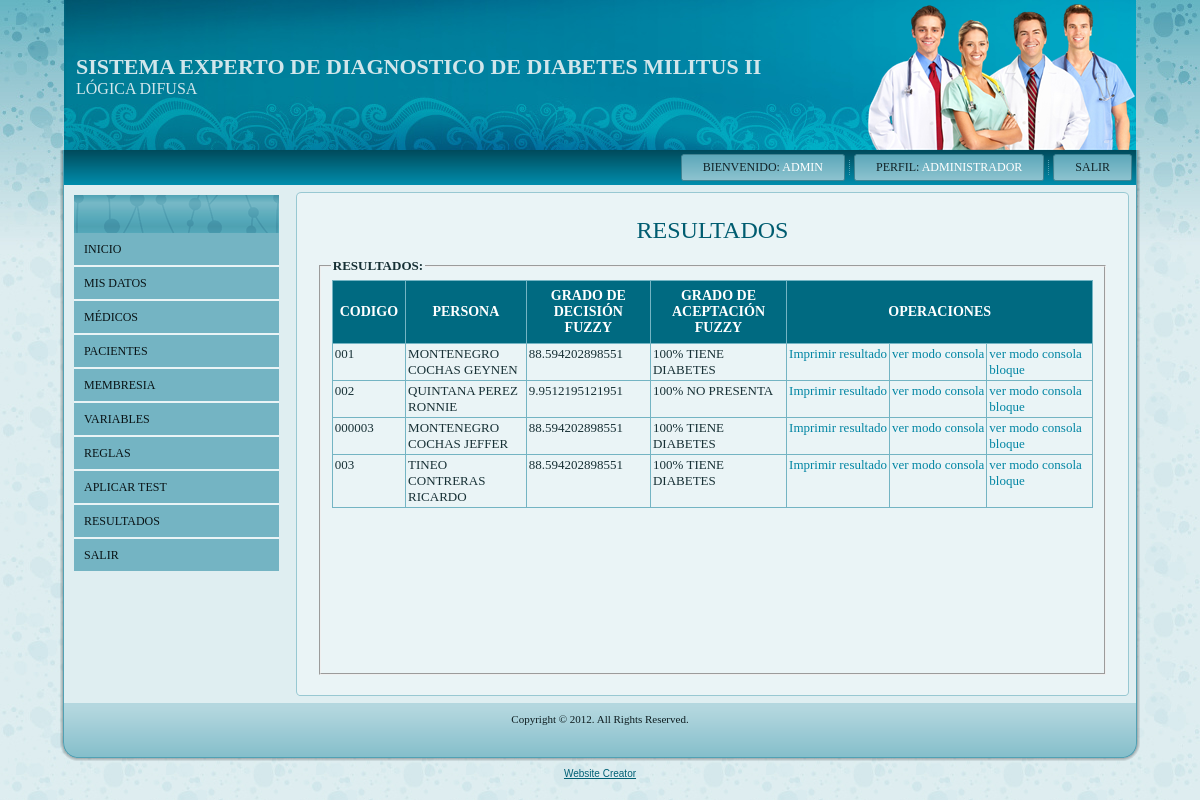
The page /presentacion/resultadofinal.php (signed in) on the database as committed earlier.
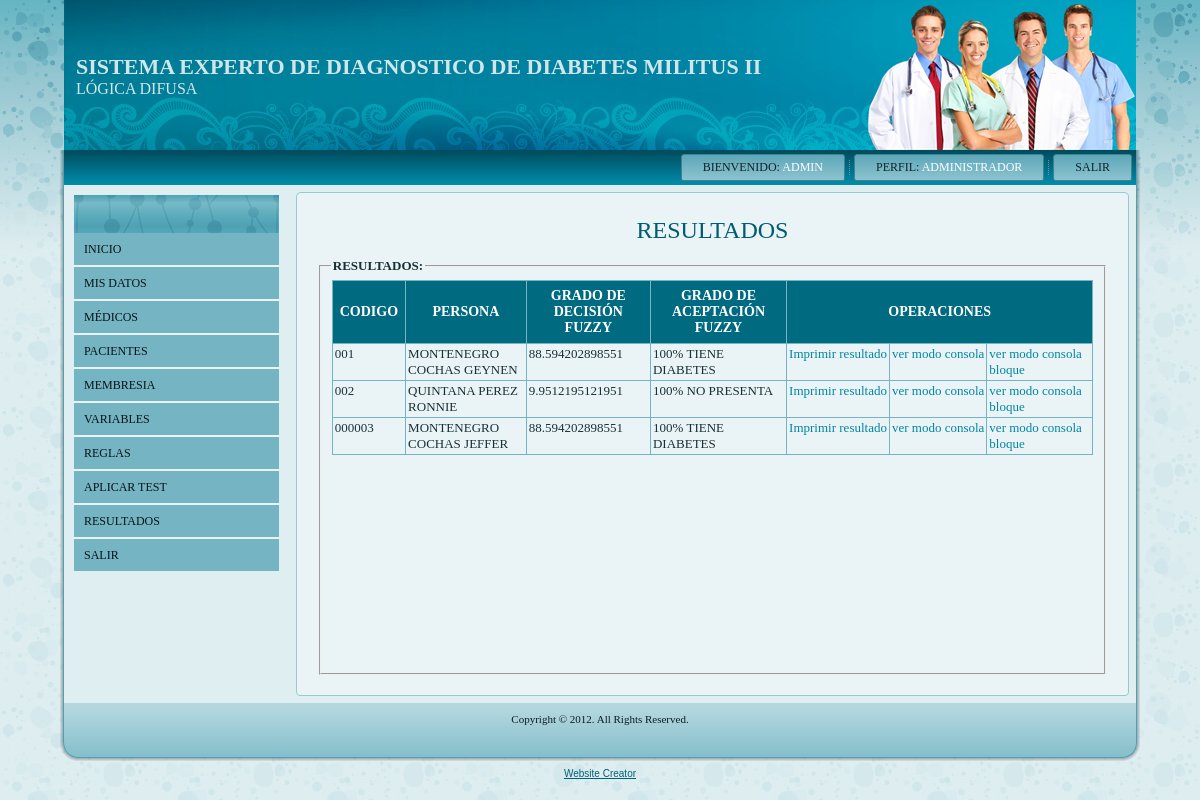
The same page on the database as committed later.
### tables this page shows
CREATE TABLE IF NOT EXISTS `persona` (
  `idpersona` int(11) NOT NULL AUTO_INCREMENT,
  `tipo` char(1) NOT NULL DEFAULT 'P' COMMENT 'P->Paciente, M->Medico (incluye al administrador)',
  `codigo` varchar(10) NOT NULL,
  `apellidopaterno` varchar(25) NOT NULL,
  `apellidomaterno` varchar(25) NOT NULL,
  `nombres` varchar(25) NOT NULL,
  `fechanacimiento` date NOT NULL,
  `lugarnacimiento` varchar(25) NOT NULL,
  `sexo` char(1) NOT NULL,
  `nrodoc` varchar(8) NOT NULL,
  `direccion` varchar(50) NOT NULL,
  `estadocivil` char(1) NOT NULL COMMENT 'S->Soltero,C->Casado,D->Divorsiado,V-Viudo',
  `telefonofijo` varchar(10) NOT NULL,
  `celular` varchar(10) NOT NULL,
  `email` varchar(50) NOT NULL,
  `estado` char(1) NOT NULL,
  `foto` varchar(255) NOT NULL,
  PRIMARY KEY (`idpersona`)
);

CREATE TABLE IF NOT EXISTS `membresia` (
  `idmembresia` int(11) NOT NULL AUTO_INCREMENT,
  `descripcion` varchar(50) NOT NULL,
  `comentario` varchar(200) NOT NULL,
  `idtipocriterio` int(11) NOT NULL,
  `tipo` char(1) NOT NULL DEFAULT 'I' COMMENT 'I->entrada, O->Salida',
  `tipocontrol` char(1) NOT NULL COMMENT 'O->Opcion, V->valor',
  `estado` char(1) NOT NULL DEFAULT 'N',
  PRIMARY KEY (`idmembresia`)
);

### negocio/cls_respuesta.php (called while the page is built, shortened)
<?php
class clsRespuesta
{
function resultadofinal()
 {
   $sql = "select distinct P.idpersona, codigo, CONCAT(apellidopaterno,' ',apellidomaterno,' ',nombres) as persona from respuestas R inner join persona P on P.idpersona=R.idpersona";
   global $cnx;
   return $cnx->query($sql);
 }
}
?>

### fuzzy/fuzzy-logic-class.php (called while the page is built, shortened)
<?php
class Member {
	protected
		$FName,
		$FMiddle,
		$FA,
		$FB,
		$FType;
	public function __construct($Name=NULL,$start=NULL,$medium=NULL,$stop=NULL,$type=NULL){
		if($Name == NULL) return;
		$this->FName 	= $Name;
		$this->FMiddle 	= $medium;
		$this->FA 		= $start;
		$this->FB 		= $stop;
		$this->FType  	= $type;
	}
	public function Fuzzification($P=0.0) {
    if (($P<$this->FA) OR ($P>$this->FB)) return 0;
	if ($P==$this->FMiddle) return 1;
	 if ($this->FType==LINFINITY) {
	    if ($P<=$this->FMiddle) return 1;
		if (($P>$this->FMiddle) AND ($P<$this->FB)) return ($this->FB-$P)/($this->FB-$this->FMiddle);
	 }
	 if ($this->FType==RINFINITY) {
	    if ($P>=$this->FMiddle) return 1;
		if (($P<$this->FMiddle) AND ($P>$this->FA)) return ($P-$this->FA)/($this->FMiddle-$this->FA);
	 }
	if ($this->FType==TRIANGLE) {
	   if(($P<$this->FMiddle) AND ($P>$this->FA)) return ($P-$this->FA)/($this->FMiddle-$this->FA);
	   if(($P>$this->FMiddle) AND ($P<$this->FB))  return ($this->FB-$P)/($this->FB-$this->FMiddle);
	 }
	return 0;
}
}
class Fuzzify extends Member {
	protected $members = array();
	public function clearMembers() {
		$this->members = NULL;
	}
	public function addMember($idx,$Name='New',$start=0.0,$medium=0.0,$stop=0.0,$type=TRIANGLE) {
		$member = new Member($Name,$start,$medium,$stop,$type);
		$this->members[$idx][] = $member;
	}
	public function getMembersIndex($idx,$value = NULL) {
		foreach ($this->members[$idx] as $idx => $member)
			if ($value==$member->FName) return $idx;
		return FALSE;
	}
	public function getMemberByName($idx,$name = NULL) {
		foreach ($this->members[$idx] as $idx => $member)
			if ($name==$member->FName) return $member;
		return FALSE;
	}
	public function getNameMember($idx,$id) {
		$i=0;
		foreach ($this->members[$idx] as $idx => $member){
			if($id==$i) $nombres=$member->FName;
			$i++;
		}
		return $nombres;
	}
}
class Rules extends Fuzzify{
	public	$FOutputs		=	array();
	private $InputNames = NULL;
	private $OutputNames = NULL;
	private $rules = NULL;
	public function setInputNames($val) {
		$this->InputNames = $val;
	}
	public function setOutputNames($val) {
		$this->OutputNames = $val;
	}
	public function getOutputNames() {
		return $this->OutputNames;
	}
	public function getInputName($idx) {
		return $this->InputNames[$idx];
	}
	public function clearRules() {
		$this->rules = NULL;
	}
	public function getRules() {
		return $this->rules;
	}
	public function addRule($val) {
		$this->rules[] = $val;
	}
	private function getLastParent($a) {
	do {
	$a = $this->rSplit($a);
	} while($a);
	return $ret;
	}
	private function _FuzzyAND($arr) {
		return (min($arr));
	}
	public function processRule($rule) {
		$items=preg_split("/\s+/",$rule);
		$operation='and';
		$firstop = array_shift($items);
		$outitem = array_pop($items);
		$tmparr=array();
		foreach($items as $item) {
			$inp=strtolower($item);
			if (($inp=='or') or ($inp=='and') or ($inp=='not')) $operation=$inp;
				elseif (($inp=='then') or ($inp=='for'))  continue;
					else {
						list($inputName,$memberName) = preg_split("/\./",$item);
						$mem_idx = $this->getMembersIndex($inputName,$memberName);
						$tmparr[] =$this->FOutputs[$inputName][$mem_idx];
						}
		}
		$value1 = ($operation == 'or') ? $this->_FuzzyOR($tmparr) :
				  ($operation == 'not') ? $this->_FuzzyNOT($tmparr) :$this->_FuzzyAND($tmparr);
		return array($outitem,$value1);
	}
}
class Fuzzy_Logic extends Rules {
	protected	$AgregatePoints =   100;
	private function ClearSolution() {
	$this->FXValues			=	array();
	$this->FYValues			=	array();
	}
	public function SetRealInput($idx,$X = 0.0) {
		$this->FRealInput[$idx]	=	$X;
		$this->FOutputs[$idx] = array();
		For ($i=0;$i<count($this->members[$idx]);$i++) {
			$this->FOutputs[$idx][]	=	$this->members[$idx][$i]->Fuzzification($this->FRealInput[$idx]);
		}
	}
	public function getGradosPertenencia($idx,$X = 0.0) {
		$this->FRealInput[$idx]	=	$X;
		$this->FOutputs[$idx] = array();
		For ($i=0;$i<count($this->members[$idx]);$i++) {
			$this->FOutputs[$idx][]	=	$this->members[$idx][$i]->Fuzzification($this->FRealInput[$idx]);
		}
		return $this->FOutputs[$idx];
	}
	public function FuzzyAgregate($outname,$Member,$AlphaCut=0.0) {
		foreach($this->FXValues[$outname] as $index=>$pointX) {
			if ($pointX<$Member->FA) continue;
			if ($pointX>$Member->FB) break;
			$ms = $Member->Fuzzification($pointX);
			$mem_val = min($ms,$AlphaCut);
			$this->FYValues[$outname][$index] = max($this->FYValues[$outname][$index],$mem_val);
		}
	}
	public function calcFuzzy() {
		foreach($this->getOutputNames() as $outname) {
		$AgregateDeltaX = ($this->FMax[$outname]-$this->FMin[$outname])/$this->AgregatePoints;
		$this->FXValues[$outname] = Range($this->FMin[$outname],$this->FMax[$outname],$AgregateDeltaX);
		$this->FYValues[$outname] = array_fill ( 0 , count($this->FXValues[$outname]), 0.0 );
		}
		$rules=$this->getRules();
		foreach ($rules as $key=>$rule) {
			 list($outItem,$value) = $this->processRule($rule);
			 list($outputName,$memberName) = preg_split("/\./",$outItem);
			 $member=$this->getMemberByName($outputName,$memberName);
			}
		$result = array();
		foreach($this->getOutputNames() as $outname) {
		$suma=0.0;
		$sumb=0.0;
		foreach($this->FXValues[$outname] as $id=>$x) {
			$y=$this->FYValues[$outname][$id];
			if ($y>0) {
			$suma+=($x*$y);
			$sumb+=$y;
			}
		}
		if ($sumb == 0) $result[$outname]= 0; else	$result[$outname] = $suma/$sumb;
		}
	return $result;
}
}
?>

### negocio/cls_membresia.php (called while the page is built, shortened)
<?php
class clsMembresia
{
function buscar($idmembresia,$idtipocriterio=0, $tipo='')
 {
   $sql = "SELECT idmembresia,descripcion,comentario,idtipocriterio,tipo,estado,tipocontrol FROM MEMBRESIA WHERE 1=1 ";
   if($idmembresia>0) $sql.=" AND idmembresia=".$idmembresia;
   global $cnx;
   return $cnx->query($sql);
 }
function buscarxcriteriodesdeFuzzy($idtipocriterio=0)
 {
   $sql = "SELECT distinct idmembresia,descripcion,comentario,tipocontrol,estado,tipo FROM MEMBRESIA WHERE 1=1";
   if($idtipocriterio>0) $sql.=" AND idtipocriterio=".$idtipocriterio;
   global $cnx;
   return $cnx->query($sql);
 }
}
?>

### negocio/cls_regla.php (called while the page is built, shortened)
<?php
class clsRegla
{
function consultar()
 {
   $sql = "SELECT R.idregla, C1.descripcion as membresia_input1, V1.nombre as variable_input1, operadorlogico, C2.descripcion as membresia_input2, V2.nombre as variable_input2, C3.descripcion as membresia_output, V3.nombre as variable_output FROM REGLAS R INNER JOIN MEMBRESIA C1 ON R.membresia_input1=C1.idmembresia INNER JOIN MEMBRESIA C2 ON R.membresia_input2=C2.idmembresia INNER JOIN MEMBRESIA C3 ON R.membresia_output=C3.idmembresia INNER JOIN VARIABLE_LINGUISTICA V1 ON V1.idvariable=R.variable_input1 INNER JOIN VARIABLE_LINGUISTICA V2 ON V2.idvariable=R.variable_input2 INNER JOIN VARIABLE_LINGUISTICA V3 ON V3.idvariable=R.variable_output WHERE 1=1";
   global $cnx;
   return $cnx->query($sql);
 }
}
?>

### negocio/cls_tipocriterio.php (called while the page is built, shortened)
<?php
class clsTipoCriterio
{
function buscar($idtipocriterio)
 {
   $sql = "SELECT idtipocriterio,descripcion,comentario,estado FROM TIPO_CRITERIO WHERE 1=1";
   global $cnx;
   return $cnx->query($sql);
 }
}
?>

### negocio/cls_variablelinguistica.php (called while the page is built, shortened)
<?php
class clsVariableLinguistica
{
function buscarxMembresia($idmembresia)
 {
   $sql = "SELECT idvariable, VL.nombre, valorinicial, valormedio, valorfinal, idmembresia, TM.idtipomembresia, TM.nombre as tipomembresia FROM Variable_Linguistica VL INNER JOIN Tipo_Membresia TM on TM.idtipomembresia=VL.idtipomembresia WHERE idmembresia=".$idmembresia."";
   global $cnx;
   return $cnx->query($sql);
 }
}
?>

### presentacion/resultadofinal.php (the view, shortened to what the changed rows need)
<?php
if($_SESSION['IdTipo']==1){
	require("../header_new.php");
}else{
	require("../header_usu_new.php");
}
require("../fuzzy/logicadifusaESDF.php");
?>
<h2 class="art-postheader">RESULTADOS</h2>
<div class="art-postcontent">
<!DOCTYPE html PUBLIC "-//W3C//DTD XHTML 1.0 Transitional//EN" "http://www.w3.org/TR/xhtml1/DTD/xhtml1-transitional.dtd">
<html xmlns="http://www.w3.org/1999/xhtml">
<head>
<link href="../estilos/estilos.css" rel="stylesheet" type="text/css" />
</head>
<body>
<br />
  <fieldset style="height:400px">
  <table border="1" align="center">
<tr>
<th class="cabezera">CODIGO</th>
<th class="cabezera">PERSONA</th>
<?php if($_SESSION['IdTipo']==1){?>
<th class="cabezera">GRADO DE DECISI&Oacute;N FUZZY</th>
<?php }?>
<th class="cabezera">GRADO DE ACEPTACI&Oacute;N FUZZY</th>
<th class="cabezera" colspan="3">OPERACIONES</th>
</tr>
<?php
require("../datos/cado.php");
require_once("../negocio/cls_respuesta.php");
$objRespuesta= new clsRespuesta();
$rst = $objRespuesta->resultadofinal();
while($dato=$rst->fetchObject()){
	$objLogicaSeper = new FuzzySEPER();
	?>
    <tr>
    <td><?php echo $dato->codigo;?></td>
    <td><?php echo $dato->persona;?></td>
    <?php
	$puntaje=$objLogicaSeper->obtenerPuntaje($dato->idpersona);
	if($_SESSION['IdTipo']==1){?>
    <td align="center"><?php echo $puntaje;?></td>
    <?php }?>
    <td><?php
	echo str_replace('_',' ',$objLogicaSeper->obtenerGradosPertenecia($puntaje));?></td>
    <td><a href="resultado_paciente.php?idpersona=<?php echo $dato->idpersona;?>">Imprimir&nbsp;resultado</a></td>
    <?php if($_SESSION['IdTipo']==1){?>
    <td><a href="../fuzzy/logicadifusaConsolaESDF.php?idpersona=<?php echo $dato->idpersona;?>" target="_blank">ver&nbsp;modo&nbsp;consola</a></td>
    <td><a href="../fuzzy/logicadifusaConsolaESDF_Bloques.php?idpersona=<?php echo $dato->idpersona;?>" target="_blank">ver&nbsp;modo&nbsp;consola bloque</a></td>
    <?php }?>
    </tr>
    <?php
}
?>
</table>
</fieldset>
</body>
</html>
<?php
require("../footer_new.php");
?>

### fuzzy/logicadifusaESDF.php (shortened to what the changed rows need)
<?php
require("../datos/cado.php");
require_once ('fuzzy-logic-class.php');
require("../negocio/cls_tipocriterio.php");
require("../negocio/cls_membresia.php");
require("../negocio/cls_variablelinguistica.php");
require("../negocio/cls_regla.php");
require("../negocio/cls_respuesta.php");
class FuzzySEPER{
	function obtenerPuntaje($idpersona){
		$idmembresia=34;
		$x = new Fuzzy_Logic();
		$x->clearMembers();
		$objTipoCriterio = new clsTipoCriterio();
		$objMembresia = new clsMembresia();
		$objVariable = new clsVariableLinguistica();
		$rstMF=$objMembresia->buscar($idmembresia);
		$datoMF=$rstMF->fetchObject();
		$membresiafinal=str_replace(' ','_',$datoMF->descripcion);
		$rstTC = $objTipoCriterio->buscar(NULL);
		$membresias='';
		$variables='';
		$indice=0;
		while($datoTC = $rstTC->fetchObject()){
			$rst = $objMembresia->buscarxcriteriodesdeFuzzy($datoTC->idtipocriterio);
			while($dato = $rst->fetchObject()){
				if($dato->tipo=='I'){
				$rstvariable = $objVariable->buscarxMembresia($dato->idmembresia);
				if($rstvariable->rowCount()>0){
					$membresias.="'".str_replace(' ','_',$dato->descripcion)."',";
					while($datovariable = $rstvariable->fetchObject()){
						$variables.="\$x->addMember(\$x->getInputName($indice),'".str_replace(' ','_',$datovariable->nombre)."',  $datovariable->valorinicial, $datovariable->valormedio, $datovariable->valorfinal ,$datovariable->tipomembresia);";
					}
					$indice++;
				}
				}
			}
		}
		$membresias=substr($membresias,0,strlen($membresias)-1);
		$membresias='';
		$variables='';
		$indice=0;
			$rst2 = $objMembresia->buscarxcriteriodesdeFuzzy(NULL);
			while($dato = $rst2->fetchObject()){
				if($dato->tipo=='O'){
					$rstvariable = $objVariable->buscarxMembresia($dato->idmembresia);
					if($rstvariable->rowCount()>0){
						$membresias.="'".str_replace(' ','_',$dato->descripcion)."',";
						while($datovariable = $rstvariable->fetchObject()){
							$variables.="\$x->addMember(\$x->getOutputName($indice),'".str_replace(' ','_',$datovariable->nombre)."',  $datovariable->valorinicial, $datovariable->valormedio, $datovariable->valorfinal ,$datovariable->tipomembresia);";
						}
						$indice++;
					}
				}
			}
		$objRegla = new clsRegla();
		$rstregla=$objRegla->consultar();
		$x->clearRules();
		while ($datoregla=$rstregla->fetchObject()){
			$x->addRule('IF '.str_replace(' ','_',$datoregla->membresia_input1).'.'.str_replace(' ','_',$datoregla->variable_input1).' '.$datoregla->operadorlogico.' '.str_replace(' ','_',$datoregla->membresia_input2).'.'.str_replace(' ','_',$datoregla->variable_input2).' THEN '.str_replace(' ','_',$datoregla->membresia_output).'.'.str_replace(' ','_',$datoregla->variable_output));
		}
		$objRespuesta = new clsRespuesta();
		$rstrpta=$objRespuesta->buscarxPersona($idpersona);
		while ($datorpta=$rstrpta->fetchObject()){
			$x->SetRealInput(str_replace(' ','_',$datorpta->membresia),$datorpta->valor);
		}
		$fuzzy_arr = $x->calcFuzzy();
		$valormembresiafinal=0;
		$i=2;
		do{
			foreach($fuzzy_arr as $membresia => $v){
				if($v!=0){
				$x->SetRealInput($membresia,$v);
				}
			}
			$fuzzy_arr = $x->calcFuzzy();
			foreach($fuzzy_arr as $membresia => $v){
				if($v!=0){
					if($membresia==$membresiafinal) $valormembresiafinal=$v;
				}
			}
			if($i==5) $valormembresiafinal=1;
			$i++;
		}while($valormembresiafinal==0);
		$puntaje = $fuzzy_arr[$membresiafinal];
		$grados = $x->getGradosPertenencia($membresiafinal,$puntaje);
		foreach($grados as $i => $v){
			if($v!=0) {$p=$v*100; $this->gradoPertenencia = $p.'%&nbsp;'.$x->getNameMember($membresiafinal, $i).'<br>';}
		}
		return $puntaje;
	}
}
?>

Rows that differ between the two databases and show on the page:
removed persona: codigo "003", persona "TINEO CONTRERAS RICARDO", puntaje "88.594202898551", membresia.descripcion "100", membresia.descripcion "TIENE DIABETES"
